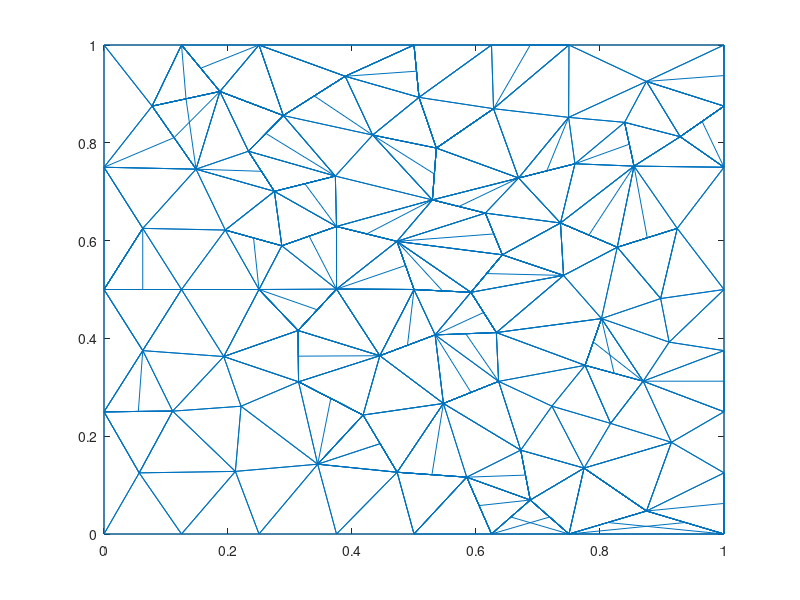

MATLAB code for this plot:
nodes = [0,0;
1,0;
1,1;
0,1;
0.5,0.5;
0,0.5;
0.0625,0.625;
0.25,0.5;
0,0.25;
0.5,0;
0,0.75;
0.125,0.5;
0.5,1;
0.433275,0.815849;
0.148437,0.746094;
0.195626,0.621564;
0.529625,0.683244;
0.375,0.628853;
0.25,1;
0.373136,0.732013;
0.286769,0.589388;
0.375,0.500839;
0.27482,0.700717;
0.313771,0.311229;
0.313066,0.416148;
0.0625,0.375;
0.193152,0.362881;
0.25,0;
0.221019,0.261294;
0.110735,0.251224;
0.0567566,0.125;
0.289186,0.855722;
0.0775596,0.875;
0.232942,0.782767;
0.125,1;
0.186981,0.904974;
0.344656,0.142753;
0.125,0;
0.472573,0.598451;
0.924569,0.625;
0.38898,0.936063;
0.211891,0.128028;
0.375,0;
0.547402,0.26699;
0.444875,0.364572;
0.417838,0.243238;
0.47281,0.126311;
0.625,0;
0.75,0;
0.536065,0.78923;
0.75,1;
1,0.5;
0.6875,0.0694813;
0.585002,0.116209;
0.625,1;
0.642467,0.570984;
0.508074,0.892911;
1,0.25;
0.668679,0.727983;
0.749387,0.852019;
0.628269,0.869741;
0.736262,0.636012;
0.802373,0.440498;
0.82784,0.586474;
0.741191,0.528744;
0.632806,0.411914;
0.615033,0.656252;
0.854872,0.752318;
0.534065,0.407201;
1,0.75;
0.875,0.925491;
0.897806,0.481478;
1,0.375;
0.591791,0.494234;
0.722482,0.261441;
0.67209,0.171457;
0.774275,0.134747;
1,0.875;
0.839631,0.841845;
0.759557,0.757126;
0.92931,0.8125;
0.869619,0.3125;
0.875,0.0470411;
0.911511,0.392352;
0.775933,0.344943;
0.817138,0.226203;
1,0.125;
0.915154,0.1875;
0.63646,0.312134;
0.112999,0.810547;
0.313418,0.363689;
0.344033,0.458494;
0.0625,0.5;
0.532845,0.736237;
0.155991,0.952487;
0.504037,0.946455;
0.330884,0.609121;
0.365804,0.277234;
0.313418,0.363689;
0.281533,0.458074;
0.0553677,0.250612;
0.241197,0.605476;
0.241197,0.605476;
0.423787,0.613652;
0.344033,0.458494;
0.03125,0.5625;
0.253881,0.741742;
0.532845,0.736237;
0.330884,0.609121;
0.486287,0.549225;
0.48467,0.802539;
0.339083,0.895893;
0.323978,0.716365;
0.0625,0.5;
0.445324,0.184775;
0.0553677,0.250612;
0.261064,0.819245;
0.4375,0.50042;
0.65625,0.0347406;
0.545895,0.497117;
0.261064,0.819245;
0.44449,0.968031;
0.339083,0.895893;
0.528906,0.12126;
0.155991,0.952487;
0.253881,0.741742;
0.238084,0.880348;
0.504037,0.946455;
0.365804,0.277234;
0.423787,0.613652;
0.381247,0.192996;
0.13227,0.889987;
0.71875,0.0347406;
0.591931,0.289562;
0.876205,0.605737;
0.605001,0.0581045;
0.572329,0.669748;
0.62875,0.613618;
0.71875,0.0347406;
0.679795,0.120469;
0.714118,0.742554;
0.545895,0.497117;
0.964655,0.84375;
0.847252,0.797081;
0.714118,0.742554;
0.612298,0.453074;
0.822776,0.328722;
1,0.0625;
0.591931,0.289562;
0.8125,0.0235206;
0.789153,0.392721;
0.824637,0.090894;
0.964655,0.78125;
0.876205,0.605737;
0.48947,0.385886;
0.964655,0.84375;
0.583436,0.409558;
0.617129,0.532609;
0.62875,0.613618;
0.782051,0.611243;
0.582167,0.829485;
0.691829,0.549864;
0.9375,0.0235206;
0.617129,0.532609;
1,0.3125;
0.572329,0.669748;
0.528906,0.12126;
0.789153,0.392721;
0.6875,1;
0.679795,0.120469;
0.52207,0.84107;
1,0.9375;
0.48947,0.385886;
0.612298,0.453074;
0.782051,0.611243;
0.847252,0.797081;
];
triangles = [76,77,75;
31,9,1;
16,12,8;
15,33,11;
25,24,45;
25,22,8;
24,27,29;
6,12,7;
6,9,26;
28,42,38;
17,50,14;
7,15,11;
17,20,18;
7,11,6;
25,45,22;
15,16,23;
23,34,15;
16,15,7;
21,16,8;
50,57,14;
12,16,7;
18,21,22;
35,36,19;
4,11,33;
14,20,17;
14,32,20;
20,23,18;
18,39,17;
57,13,41;
17,59,50;
22,21,8;
41,32,14;
12,27,8;
5,39,22;
21,23,16;
18,23,21;
6,26,12;
37,29,42;
12,26,27;
46,24,37;
25,27,24;
8,27,25;
9,30,26;
29,37,24;
42,30,31;
27,26,30;
42,28,37;
9,31,30;
30,29,27;
10,47,43;
46,45,24;
15,34,36;
32,34,20;
35,4,33;
23,20,34;
32,36,34;
36,33,15;
35,33,36;
32,19,36;
37,47,46;
18,22,39;
31,1,38;
5,74,39;
89,85,66;
57,55,13;
13,19,41;
41,19,32;
30,42,29;
38,42,31;
49,53,48;
37,28,43;
64,40,68;
44,89,69;
22,45,5;
37,43,47;
44,45,46;
47,54,44;
47,44,46;
53,54,48;
56,67,39;
17,67,59;
54,10,48;
71,51,60;
55,57,61;
41,14,57;
84,52,72;
50,61,57;
2,83,49;
64,65,63;
47,10,54;
60,61,59;
67,62,59;
50,59,61;
62,64,68;
63,85,82;
56,74,65;
53,76,54;
68,80,62;
51,55,61;
68,40,70;
61,60,51;
65,62,56;
71,3,51;
65,66,63;
58,73,82;
70,40,52;
64,72,40;
56,39,74;
63,72,64;
45,69,5;
66,69,89;
17,39,67;
56,62,67;
78,81,70;
80,79,60;
45,44,69;
66,74,69;
40,72,52;
62,65,64;
78,3,71;
68,79,80;
82,86,88;
79,71,60;
77,86,75;
84,82,73;
5,69,74;
66,65,74;
44,54,76;
84,63,82;
53,77,76;
76,75,89;
49,77,53;
83,87,88;
81,68,70;
71,79,81;
59,80,60;
59,62,80;
78,71,81;
68,81,79;
88,87,58;
83,77,49;
52,84,73;
63,84,72;
63,66,85;
86,85,75;
83,88,77;
85,86,82;
82,88,58;
2,87,83;
88,86,77;
44,76,89;
85,89,75;
36,33,90;
15,90,33;
15,90,11;
25,27,24;
25,91,24;
25,91,45;
25,45,22;
25,92,22;
25,92,8;
6,26,12;
6,93,12;
6,93,7;
17,59,50;
17,94,50;
17,94,14;
35,33,36;
35,95,36;
35,95,19;
57,55,13;
57,96,13;
57,96,41;
18,23,21;
18,97,21;
18,97,22;
46,45,24;
46,98,24;
46,98,37;
25,91,24;
8,27,25;
25,92,22;
8,100,25;
9,31,30;
9,101,30;
9,101,26;
21,23,16;
21,102,16;
21,102,8;
21,102,16;
18,22,39;
18,104,39;
18,104,17;
25,92,22;
7,11,6;
6,93,12;
7,106,6;
23,20,34;
23,107,34;
23,107,15;
17,94,50;
18,97,21;
5,74,39;
5,110,39;
5,110,22;
50,57,14;
17,94,50;
50,111,14;
41,19,32;
41,112,32;
41,112,14;
23,113,20;
20,113,23;
20,113,18;
6,93,12;
47,44,46;
37,47,115;
47,115,46;
9,101,30;
32,36,34;
32,117,34;
32,117,34;
22,45,5;
5,110,39;
22,118,5;
53,54,48;
49,53,119;
53,119,48;
5,69,74;
5,120,74;
5,120,39;
32,117,20;
13,19,41;
57,96,13;
13,122,41;
41,112,32;
47,10,54;
47,124,54;
47,124,44;
35,95,36;
23,107,34;
32,19,36;
32,127,36;
32,127,36;
57,96,13;
46,98,24;
18,104,39;
37,47,115;
46,98,24;
37,131,46;
35,33,132;
36,132,33;
36,132,15;
49,77,53;
49,133,53;
49,133,48;
44,76,89;
44,134,89;
44,134,69;
64,72,40;
64,135,40;
64,135,68;
54,10,48;
53,54,136;
54,136,48;
17,39,67;
17,137,67;
17,137,59;
56,62,67;
56,138,67;
56,138,39;
49,133,53;
53,77,76;
53,140,76;
53,140,76;
59,62,80;
59,141,80;
59,141,60;
5,120,74;
78,71,81;
78,143,81;
78,143,81;
68,81,79;
68,144,79;
68,144,79;
59,141,80;
66,65,74;
66,146,74;
66,146,74;
85,86,82;
63,85,147;
85,147,82;
2,148,87;
2,148,83;
44,134,89;
83,77,49;
2,83,150;
83,150,49;
63,66,85;
63,151,85;
63,151,85;
83,88,77;
83,152,77;
83,152,77;
81,68,70;
78,143,81;
81,153,70;
64,135,40;
45,44,69;
45,155,69;
45,155,5;
78,143,70;
66,146,74;
66,157,69;
66,157,89;
56,39,74;
56,158,74;
56,158,65;
56,138,67;
62,65,64;
62,160,64;
62,160,68;
50,59,61;
50,161,61;
50,161,61;
65,62,56;
56,158,74;
65,162,56;
2,148,87;
2,163,83;
2,163,49;
56,158,74;
58,165,73;
58,165,82;
17,137,67;
47,124,54;
63,151,82;
51,169,55;
51,169,61;
53,140,54;
50,161,61;
50,171,57;
50,171,57;
78,172,3;
78,172,71;
45,155,69;
66,146,69;
62,160,64;
68,144,80;
];
trimesh(triangles, nodes(:,1), nodes(:,2));
